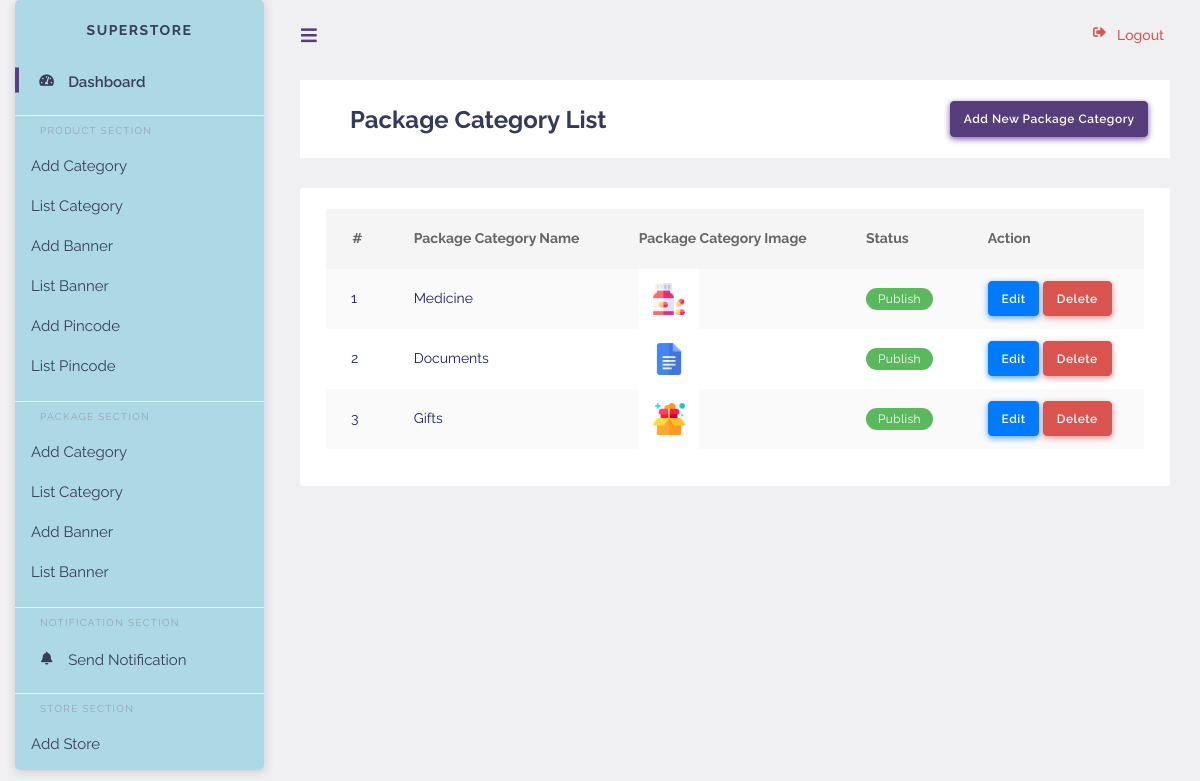
/pkglist_category.php (signed in), run on the app's committed database.
### tables this page shows
CREATE TABLE `setting` (
  `id` int(11) NOT NULL AUTO_INCREMENT,
  `logo` mediumtext NOT NULL,
  `d_title` mediumtext NOT NULL,
  `d_s_title` mediumtext NOT NULL,
  `one_key` mediumtext NOT NULL,
  `one_hash` mediumtext NOT NULL,
  `r_key` text NOT NULL,
  `r_hash` text NOT NULL,
  `s_key` text NOT NULL,
  `s_hash` text NOT NULL,
  `currency` text NOT NULL,
  `timezone` text NOT NULL,
  `policy` text NOT NULL,
  `about` text NOT NULL,
  `contact` text NOT NULL,
  `terms` text NOT NULL,
  `p_limit` int(11) NOT NULL,
  `ukms` int(11) NOT NULL,
  `utprice` int(11) NOT NULL,
  `afprice` int(11) NOT NULL,
  `pdbanner` text,
  `minorder` int(11) NOT NULL,
  `itemlimit` int(11) NOT NULL,
  `sgen` int(11) NOT NULL,
  `signupcredit` int(11) NOT NULL,
  `refercredit` int(11) NOT NULL,
  PRIMARY KEY (`id`)
);

CREATE TABLE `pkg_category` (
  `id` int(11) NOT NULL AUTO_INCREMENT,
  `cat_name` text NOT NULL,
  `cat_status` int(11) NOT NULL,
  `cat_img` text NOT NULL,
  PRIMARY KEY (`id`)
);

### include/dbconfig.php (called while the page is built, shortened)
<?php
try {
  $mysqli = new mysqli("localhost", "root", "", "dbsladaa");
  $mysqli->set_charset("utf8mb4");
} catch(Exception $e) {
  error_log($e->getMessage());
}
    $set = $mysqli->query("SELECT * FROM `setting`")->fetch_assoc();
?>

### include/Common.php (called while the page is built, shortened)
<?php
require 'dbconfig.php';
?>

### pkglist_category.php (the view, shortened to what this page needs)
 <?php
require 'include/navbar.php';
require 'include/sidebar.php';
?>
        <div class="main-content">
            <section class="section">
                <div class="section-header">
				<div class="col-md-9 col-lg-9 col-xs-12">
                    <h1>Package Category List</h1>
					</div>
					<div class="col-md-3 col-lg-3 col-xs-12">
					<a href="pkg_category.php" class="btn btn-primary" > Add New Package Category </a>
					</div>
                </div>
				<div class="card">
                               <div class="card-body">
                                    <div class="table-responsive">
                                        <table class="table table-striped v_center" id="table-1">
                                            <thead>
                                                <tr>
                                                <th class="text-center">
                                                    #
                                                </th>
                                                <th>Package Category Name</th>
                                                <th>Package Category Image</th>
                                                <th>Status</th>
                                                <th>Action</th>
                                                </tr>
                                            </thead>
                                            <tbody>
											<?php
											 $stmt = $mysqli->query("SELECT * FROM `pkg_category`");
$i = 0;
while($row = $stmt->fetch_assoc())
{
	$i = $i + 1;
											?>
                                                <tr>
                                                <td>
                                                    <?php echo $i; ?>
                                                </td>
                                                <td> <?php echo $row['cat_name']; ?></td>
                                                <td class="align-middle">
                                                   <img src="<?php echo $row['cat_img']; ?>" width="60" height="60"/>
                                                </td>
												<?php if($row['cat_status'] == 1) { ?>
                                                <td><div class="badge badge-success">Publish</div></td>
												<?php } else { ?>
												<td><div class="badge badge-danger">Unpublish</div></td>
												<?php } ?>
                                                <td><a href="pkg_category.php?id=<?php echo $row['id']; ?>" class="btn btn-info">Edit</a>
												<a href="?did=<?php echo $row['id']; ?>" class="btn btn-danger">Delete</a>
												</td>
                                                </tr>
<?php } ?>
                                            </tbody>
                                        </table>
                                    </div>
                                </div>
                            </div>
            </div>
        </div>
    </div>
</body>
</html>

### include/sidebar.php (shortened to what this page needs)
<div class="main-sidebar sidebar-style-2 ex1">
            <aside id="sidebar-wrapper">
                <div class="sidebar-brand">
                    <a href="dashboard.php"><?php echo $set['d_title']; ?></a>
                </div>
				<?php
if($_SESSION['ltype'] == 'Vendor')
{
	?>
                <ul class="sidebar-menu">
                    <li class="active">
                        <a href="dashboard.php" class="nav-link"><i class="fas fa-fire"></i><span>Dashboard</span></a>
                    </li>
                    <li class="menu-header">Product Section</li>
					<!-- <li class="dropdown">
                        <a href="#" class="nav-link has-dropdown" data-toggle="dropdown"><i class="fas fa-gift"></i> <span>Coupon </span></a>
                        <ul class="dropdown-menu">
                            <li><a class="nav-link" href="add_coupon.php">Add Coupon</a></li>
							<li><a class="nav-link" href="list_coupon.php">List Coupon</a></li>
                        </ul>
                    </li> -->
                    <li><a class="nav-link" href="add_coupon.php">Add Coupon</a></li>
					<li><a class="nav-link" href="list_coupon.php">List Coupon</a></li>
					<!-- <li class="dropdown">
                        <a href="#" class="nav-link has-dropdown" data-toggle="dropdown"><i class="fas fa-carrot"></i> <span>Product </span></a>
                        <ul class="dropdown-menu">
                            <li><a class="nav-link" href="add_product.php">Add Product</a></li>
							<li><a class="nav-link" href="add_product_attributes.php">Add Product Attributes</a></li>
							<li><a class="nav-link" href="list_product.php">List Product</a></li>
							<li><a class="nav-link" href="list_product_attributes.php">List Product Attributes</a></li>
							<li><a class="nav-link" href="product_import.php">Product Import</a></li>
                        </ul>
                    </li> -->
                    <li><a class="nav-link" href="add_product.php">Add Product</a></li>
					<li><a class="nav-link" href="add_product_attributes.php">Add Product Attributes</a></li>
					<li><a class="nav-link" href="list_product.php">List Product</a></li>
					<li><a class="nav-link" href="list_product_attributes.php">List Product Attributes</a></li>
					<li><a class="nav-link" href="product_import.php">Product Import</a></li>
					<li class="menu-header">Home Section</li>
					<!-- <li class="dropdown">
                        <a href="#" class="nav-link has-dropdown" data-toggle="dropdown"><i class="fas fa-home"></i> <span>Home Section </span></a>
                        <ul class="dropdown-menu">
                            <li><a class="nav-link" href="add_home_section.php">Add Home Section</a></li>
							<li><a class="nav-link" href="list_home_section.php">List Home Section</a></li>
                        </ul>
                    </li> -->
                    <li><a class="nav-link" href="add_home_section.php">Add Home Section</a></li>
					<li><a class="nav-link" href="list_home_section.php">List Home Section</a></li>
					 <li class="menu-header">Product Order Section</li>
					 <li><a class="nav-link" href="pending.php"><i class="fas fa-shopping-cart"></i> <span>Pending Order</span></a></li>
                    <li><a class="nav-link" href="complete.php"><i class="fas fa-check"></i> <span>Complete Order</span></a></li>
					<li><a class="nav-link" href="cancle_order_list.php"><i class="fas fa-times"></i> <span>Cancelled Order</span></a></li>
					<li class="menu-header">Payout Section</li>
					 <li><a class="nav-link" href="request_payout.php"><i class="fas fa-receipt"></i> <span>Payout Request</span></a></li>
					 <li><a class="nav-link" href="list_payout.php"><i class="fas fa-receipt"></i> <span>Payout List</span></a></li>
                </ul>
	<?php
}
else
{
?>
  <ul class="sidebar-menu">
                    <li class="active">
                        <a href="dashboard.php" class="nav-link"><i class="fas fa-tachometer-alt"></i><span>Dashboard</span></a>
                    </li>
                    <li class="menu-header">Product Section</li>
                    <li><a class="nav-link" href="add_category.php">Add Category</a></li>
					<li><a class="nav-link" href="list_category.php">List Category</a></li>
                    <li><a class="nav-link" href="add_banner.php">Add Banner</a></li>
					<li><a class="nav-link" href="list_banner.php">List Banner</a></li>
                    <li><a class="nav-link" href="add_pincode.php">Add Pincode</a></li>
					<li><a class="nav-link" href="list_pincode.php">List Pincode</a></li>
					  <li class="menu-header">Package Section</li>
                    <li><a class="nav-link" href="pkg_category.php">Add Category</a></li>
					<li><a class="nav-link" href="pkglist_category.php">List Category</a></li>
                    <li><a class="nav-link" href="pkg_banner.php">Add Banner</a></li>
					<li><a class="nav-link" href="pkglist_banner.php">List Banner</a></li>
					<li class="menu-header">Notification Section</li>
					<li>
                        <a href="push_notification.php" class="nav-link"><i class="fas fa-bell"></i><span>Send Notification</span></a>
                    </li>
					<li class="menu-header">Store Section</li>
                    <li><a class="nav-link" href="add_store.php">Add Store</a></li>
					<li><a class="nav-link" href="list_store.php">List Store</a></li>
                    <?php
if($_SESSION['ltype'] == 'Vendor')
{
}
else
{
    ?>
                </ul>
                <?php } ?>
<?php } ?>
            </aside>
        </div>

### include/navbar.php (style rules this page uses)
div.ex1 { background-color: lightblue; height: 40px; width: 250px; overflow-y: scroll; }

### data on the page
setting: d_title "SUPERSTORE"
pkg_category: cat_name "Medicine", cat_img (picture), cat_status "Publish"
pkg_category: cat_name "Documents", cat_img (picture), cat_status "Publish"
pkg_category: cat_name "Gifts", cat_img (picture), cat_status "Publish"
